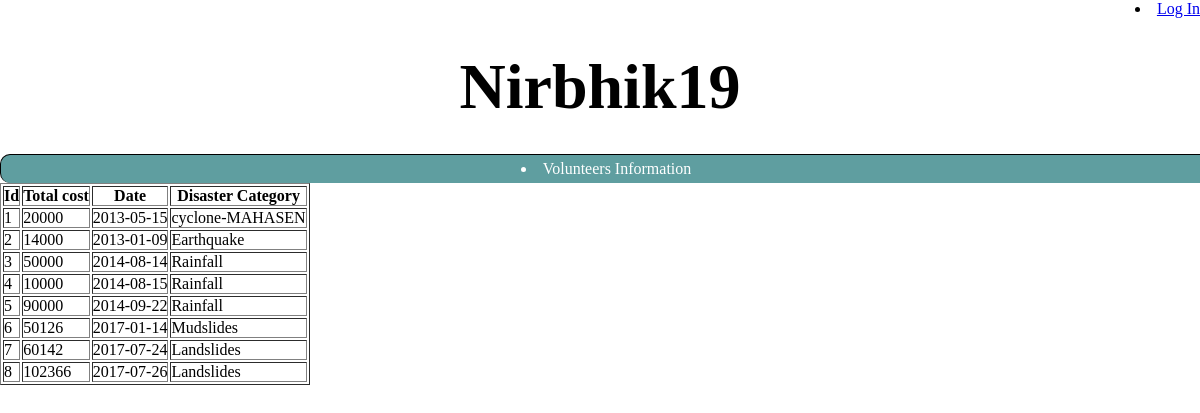
The app's page /copy/codes/Crisis/Relief/wholeR.php with its own data.
### tables this page shows
CREATE TABLE `relief` (
  `RELIEFID` int(11) NOT NULL,
  `TOTALCOST` int(11) DEFAULT NULL,
  `date` date DEFAULT NULL,
  `disasterid` int(11) DEFAULT NULL
);

CREATE TABLE `disaster` (
  `DISASTERID` int(11) NOT NULL,
  `CATEGORY` varchar(50) DEFAULT NULL,
  `DISASTER_DATE` date DEFAULT NULL,
  `companyid` int(11) DEFAULT NULL,
  `KILLED_PEOPLE` int(11) DEFAULT NULL,
  `AFFECTED_PEOPLE` int(11) DEFAULT NULL
);

### copy/codes/Crisis/Relief/wholeR.php (the view, shortened to what this page needs)
<li class='active' style='float:right;'>
 <?php
  if(isset($_SESSION['logged'])) {
      echo $_SESSION['username'];
	  $_SESSION['logged'] = false;
      echo '<a href="login.php"><span>Log Out</span></a></li>';
   }
  else echo '<a href="login.php"><span>Log In</span></a></li>';
?>
<!DOCTYPE html>
<html>
<head>
	<link rel="stylesheet" type="text/css" href="style.css">
</head>
<body>
<div class="title">
	<center><h1>Nirbhik19</h1></center>
</div>
<div class="taskmenu">
	<li><a>Volunteers Information</a></li>
</div>
</body>
</html>
<?php
$servername = "localhost";
$username = "root";
$password = "";
$dbname = "Nirbhik19";
$conn = mysqli_connect($servername, $username, $password, $dbname);
$sql = "SELECT RELIEFID,TOTALCOST,relief.date as b,disaster.CATEGORY as a FROM
 relief,disaster WHERE
 relief.disasterid=disaster.DISASTERID";
$result = mysqli_query($conn, $sql);
echo "<table border='1'>
<tr>
<th>Id</th>
<th>Total cost</th>
<th>Date</th>
<th>Disaster Category</th>
</tr>";
if (mysqli_num_rows($result) > 0) {
    while($row = mysqli_fetch_assoc($result)) {
        echo "<tr>";
echo "<td>" . $row['RELIEFID'] . "</td>";
echo "<td>" . $row['TOTALCOST'] . "</td>";
echo "<td>" . $row['b'] . "</td>";
echo "<td>" . $row['a'] . "</td>";
echo "</tr>";
}
echo "</table>";
} else {
    echo "0 results";
}
?>

### copy/codes/Crisis/Relief/style.css (style rules this page uses)
* { margin: 0px; padding: 0px; }
body { //background: url(background.jpg); background-size: 100%; }
.title { padding-top: 50px; width: 100%; font-size: 200%; color: black; border: 1 px solid; }
.taskmenu { width: 100%; margin: 30px auto 0px; color: white; background: #5F9EA0; text-align: center; border: 1px solid black; border-bottom: none; border-radius: 10px 10px 10px 10px; padding: 5px; }

### records on screen
relief: RELIEFID "1", TOTALCOST "20000", date "2013-05-15", disasterid.CATEGORY "cyclone-MAHASEN"
relief: RELIEFID "2", TOTALCOST "14000", date "2013-01-09", disasterid.CATEGORY "Earthquake"
relief: RELIEFID "3", TOTALCOST "50000", date "2014-08-14", disasterid.CATEGORY "Rainfall"
relief: RELIEFID "4", TOTALCOST "10000", date "2014-08-15", disasterid.CATEGORY "Rainfall"
relief: RELIEFID "5", TOTALCOST "90000", date "2014-09-22", disasterid.CATEGORY "Rainfall"
relief: RELIEFID "6", TOTALCOST "50126", date "2017-01-14", disasterid.CATEGORY "Mudslides"
relief: RELIEFID "7", TOTALCOST "60142", date "2017-07-24", disasterid.CATEGORY "Landslides"
relief: RELIEFID "8", TOTALCOST "102366", date "2017-07-26", disasterid.CATEGORY "Landslides"
